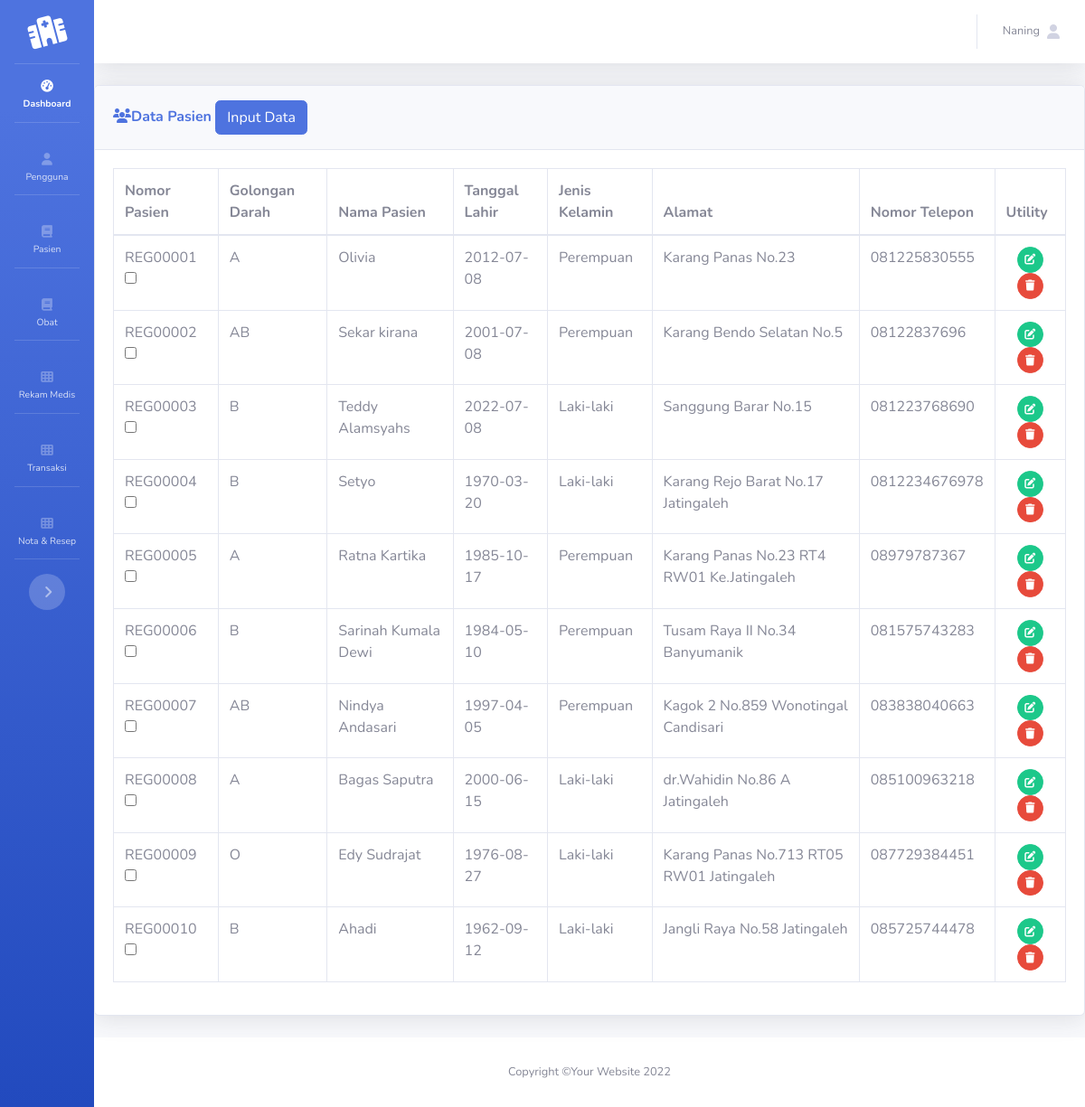
/Admin/index.php?halaman=datapasien (signed in), run on an earlier commit of the app's database.
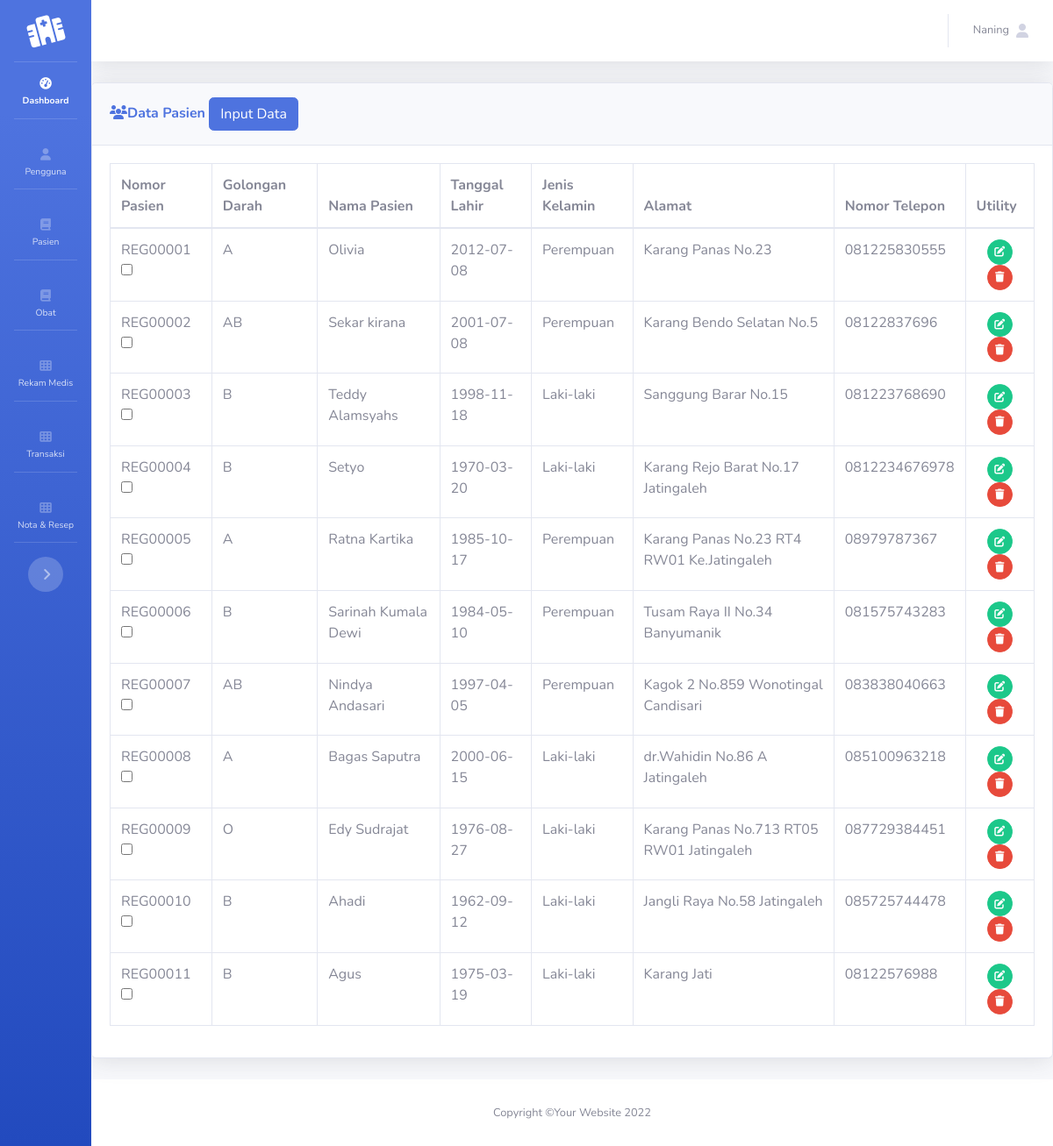
And on a later commit of the database.
### tables this page shows
CREATE TABLE `pasien` (
  `idpasien` varchar(10) NOT NULL,
  `goldar` varchar(2) NOT NULL,
  `namapasien` varchar(40) NOT NULL,
  `tgllahir` date NOT NULL,
  `jnskelamin` enum('Perempuan','Laki-laki','','') NOT NULL,
  `alamat` varchar(50) NOT NULL,
  `notelpon` varchar(15) NOT NULL,
  `status` int(11) NOT NULL
);

### Admin/datapasien.php (the view)
<div class="card shadow mb-4">
	<div class="card-header py-3">
		<h6 class="m-0 font-weight-bold text-primary"><i class="fas fa-users fa-table"></i>Data Pasien
			<a href="index.php?halaman=inputdatapasien" class="btn btn-primary">Input Data</a>
		</h6>
	</div>
	<div class="card-body">
		<div class="table-responsive">
			<table class="table table-bordered" id="dataTable" width="100%" cellspacing="0">
				<thead>
					<tr>
						<th>Nomor Pasien</th>
						<th>Golongan Darah</th>
						<th>Nama Pasien</th>
						<th>Tanggal Lahir</th>
						<th>Jenis Kelamin</th>
						<th>Alamat</th>
						<th>Nomor Telepon</th>
						<th>Utility</th>
					</tr>
				</thead>
				<tbody>
					<?php
					$qdata=mysqli_query($kon,"SELECT * FROM pasien"); WHILE ($data=mysqli_fetch_array($qdata))
					{
						?>
						<tr>
							<td><?php echo $data['0'];?> <input type="checkbox" <?php if($data[7]==1){echo "checked";} ?> name="aa" onclick="window.location='./prosesnotif.php?id=<?php echo $data[0];?>&no='+this.checked;"></td>
							<td><?php echo $data['1'];?></td>
							<td><?php echo $data['namapasien'];?></td>
							<td><?php echo $data['tgllahir'];?></td>
							<td><?php echo $data['jnskelamin'];?></td>
							<td><?php echo $data['alamat'];?></td>
							<td><?php echo $data['notelpon'];?></td>
							<td align="center">
							<a href="index.php?halaman=editdatapasien&id=<?php echo $data['0'];?>" class="btn btn-success btn-circle btn-sm">
								<i class="fas fa-edit"></i></a>
							<a href="hapuspasien.php?id=<?php echo $data['0'];?>" onClick="return confirm('Apakah Data Akan Dihapus')" class="btn btn-danger btn-circle btn-sm">
								<i class="fas fa-trash"></i>
							</a>
							</td>
						</tr>
						<?php
					}
					   ?>
				</tbody>
			</table>
		</div>
	</div>
</div>

What changed in the data, as far as the page shows it:
changed pasien "REG00003": tgllahir "2022-07-08" → "1998-11-18"
added pasien: idpasien "REG00011", goldar "B", namapasien "Agus", tgllahir "1975-03-19", jnskelamin "Laki-laki", alamat "Karang Jati", notelpon "08122576988"
